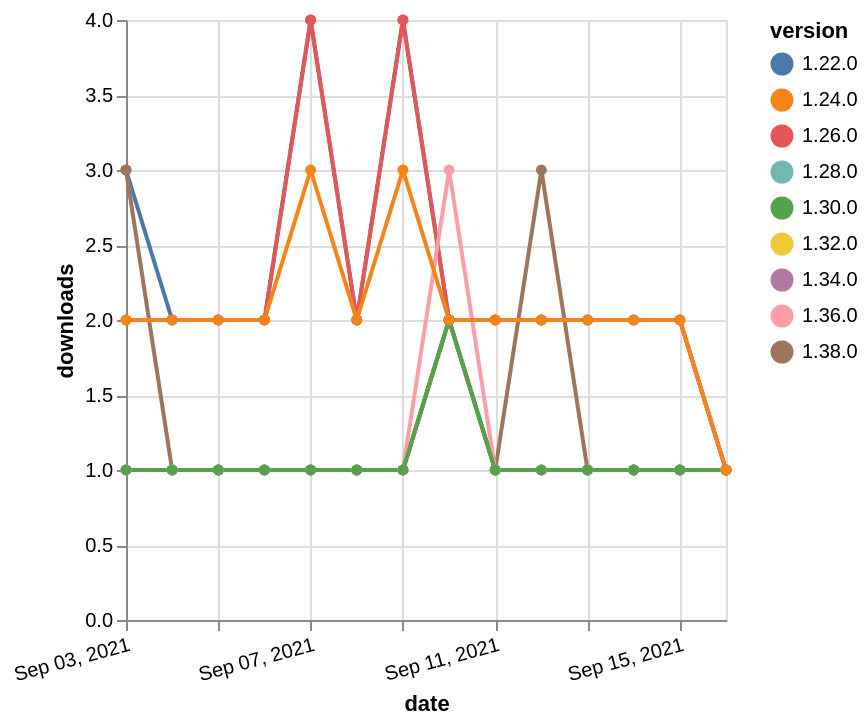

Source (Vega-Lite JSON):
### Vega-Lite specification from a JSON file in a GitHub repository (floating-point values rounded to 4 significant figures)
{"$schema": "https://vega.github.io/schema/vega-lite/v5.json", "description": "A simple bar chart with embedded data.", "data": {"values": [{"date": "2021-09-03", "total": 167, "delta": 1, "version": "1.34.0"}, {"date": "2021-09-04", "total": 168, "delta": 1, "version": "1.34.0"}, {"date": "2021-09-05", "total": 169, "delta": 1, "version": "1.34.0"}, {"date": "2021-09-06", "total": 170, "delta": 1, "version": "1.34.0"}, {"date": "2021-09-07", "total": 171, "delta": 1, "version": "1.34.0"}, {"date": "2021-09-08", "total": 172, "delta": 1, "version": "1.34.0"}, {"date": "2021-09-09", "total": 173, "delta": 1, "version": "1.34.0"}, {"date": "2021-09-10", "total": 175, "delta": 2, "version": "1.34.0"}, {"date": "2021-09-11", "total": 176, "delta": 1, "version": "1.34.0"}, {"date": "2021-09-12", "total": 177, "delta": 1, "version": "1.34.0"}, {"date": "2021-09-13", "total": 178, "delta": 1, "version": "1.34.0"}, {"date": "2021-09-14", "total": 179, "delta": 1, "version": "1.34.0"}, {"date": "2021-09-15", "total": 180, "delta": 1, "version": "1.34.0"}, {"date": "2021-09-16", "total": 181, "delta": 1, "version": "1.34.0"}, {"date": "2021-09-03", "total": 183, "delta": 1, "version": "1.32.0"}, {"date": "2021-09-04", "total": 184, "delta": 1, "version": "1.32.0"}, {"date": "2021-09-05", "total": 185, "delta": 1, "version": "1.32.0"}, {"date": "2021-09-06", "total": 186, "delta": 1, "version": "1.32.0"}, {"date": "2021-09-07", "total": 187, "delta": 1, "version": "1.32.0"}, {"date": "2021-09-08", "total": 188, "delta": 1, "version": "1.32.0"}, {"date": "2021-09-09", "total": 189, "delta": 1, "version": "1.32.0"}, {"date": "2021-09-10", "total": 191, "delta": 2, "version": "1.32.0"}, {"date": "2021-09-11", "total": 192, "delta": 1, "version": "1.32.0"}, {"date": "2021-09-12", "total": 193, "delta": 1, "version": "1.32.0"}, {"date": "2021-09-13", "total": 194, "delta": 1, "version": "1.32.0"}, {"date": "2021-09-14", "total": 195, "delta": 1, "version": "1.32.0"}, {"date": "2021-09-15", "total": 196, "delta": 1, "version": "1.32.0"}, {"date": "2021-09-16", "total": 197, "delta": 1, "version": "1.32.0"}, {"date": "2021-09-03", "total": 3064, "delta": 3, "version": "1.22.0"}, {"date": "2021-09-04", "total": 3066, "delta": 2, "version": "1.22.0"}, {"date": "2021-09-05", "total": 3068, "delta": 2, "version": "1.22.0"}, {"date": "2021-09-06", "total": 3070, "delta": 2, "version": "1.22.0"}, {"date": "2021-09-07", "total": 3074, "delta": 4, "version": "1.22.0"}, {"date": "2021-09-08", "total": 3076, "delta": 2, "version": "1.22.0"}, {"date": "2021-09-09", "total": 3080, "delta": 4, "version": "1.22.0"}, {"date": "2021-09-10", "total": 3082, "delta": 2, "version": "1.22.0"}, {"date": "2021-09-11", "total": 3084, "delta": 2, "version": "1.22.0"}, {"date": "2021-09-12", "total": 3086, "delta": 2, "version": "1.22.0"}, {"date": "2021-09-13", "total": 3088, "delta": 2, "version": "1.22.0"}, {"date": "2021-09-14", "total": 3090, "delta": 2, "version": "1.22.0"}, {"date": "2021-09-15", "total": 3092, "delta": 2, "version": "1.22.0"}, {"date": "2021-09-16", "total": 3093, "delta": 1, "version": "1.22.0"}, {"date": "2021-09-03", "total": 240, "delta": 1, "version": "1.28.0"}, {"date": "2021-09-04", "total": 241, "delta": 1, "version": "1.28.0"}, {"date": "2021-09-05", "total": 242, "delta": 1, "version": "1.28.0"}, {"date": "2021-09-06", "total": 243, "delta": 1, "version": "1.28.0"}, {"date": "2021-09-07", "total": 244, "delta": 1, "version": "1.28.0"}, {"date": "2021-09-08", "total": 245, "delta": 1, "version": "1.28.0"}, {"date": "2021-09-09", "total": 246, "delta": 1, "version": "1.28.0"}, {"date": "2021-09-10", "total": 248, "delta": 2, "version": "1.28.0"}, {"date": "2021-09-11", "total": 249, "delta": 1, "version": "1.28.0"}, {"date": "2021-09-12", "total": 250, "delta": 1, "version": "1.28.0"}, {"date": "2021-09-13", "total": 251, "delta": 1, "version": "1.28.0"}, {"date": "2021-09-14", "total": 252, "delta": 1, "version": "1.28.0"}, {"date": "2021-09-15", "total": 253, "delta": 1, "version": "1.28.0"}, {"date": "2021-09-16", "total": 254, "delta": 1, "version": "1.28.0"}, {"date": "2021-09-03", "total": 2499, "delta": 2, "version": "1.26.0"}, {"date": "2021-09-04", "total": 2501, "delta": 2, "version": "1.26.0"}, {"date": "2021-09-05", "total": 2503, "delta": 2, "version": "1.26.0"}, {"date": "2021-09-06", "total": 2505, "delta": 2, "version": "1.26.0"}, {"date": "2021-09-07", "total": 2509, "delta": 4, "version": "1.26.0"}, {"date": "2021-09-08", "total": 2511, "delta": 2, "version": "1.26.0"}, {"date": "2021-09-09", "total": 2515, "delta": 4, "version": "1.26.0"}, {"date": "2021-09-10", "total": 2517, "delta": 2, "version": "1.26.0"}, {"date": "2021-09-11", "total": 2519, "delta": 2, "version": "1.26.0"}, {"date": "2021-09-12", "total": 2521, "delta": 2, "version": "1.26.0"}, {"date": "2021-09-13", "total": 2523, "delta": 2, "version": "1.26.0"}, {"date": "2021-09-14", "total": 2525, "delta": 2, "version": "1.26.0"}, {"date": "2021-09-15", "total": 2527, "delta": 2, "version": "1.26.0"}, {"date": "2021-09-16", "total": 2528, "delta": 1, "version": "1.26.0"}, {"date": "2021-09-03", "total": 126, "delta": 3, "version": "1.38.0"}, {"date": "2021-09-04", "total": 127, "delta": 1, "version": "1.38.0"}, {"date": "2021-09-05", "total": 128, "delta": 1, "version": "1.38.0"}, {"date": "2021-09-06", "total": 129, "delta": 1, "version": "1.38.0"}, {"date": "2021-09-07", "total": 130, "delta": 1, "version": "1.38.0"}, {"date": "2021-09-08", "total": 131, "delta": 1, "version": "1.38.0"}, {"date": "2021-09-09", "total": 132, "delta": 1, "version": "1.38.0"}, {"date": "2021-09-10", "total": 134, "delta": 2, "version": "1.38.0"}, {"date": "2021-09-11", "total": 135, "delta": 1, "version": "1.38.0"}, {"date": "2021-09-12", "total": 138, "delta": 3, "version": "1.38.0"}, {"date": "2021-09-13", "total": 139, "delta": 1, "version": "1.38.0"}, {"date": "2021-09-14", "total": 140, "delta": 1, "version": "1.38.0"}, {"date": "2021-09-15", "total": 141, "delta": 1, "version": "1.38.0"}, {"date": "2021-09-16", "total": 142, "delta": 1, "version": "1.38.0"}, {"date": "2021-09-03", "total": 191, "delta": 1, "version": "1.36.0"}, {"date": "2021-09-04", "total": 192, "delta": 1, "version": "1.36.0"}, {"date": "2021-09-05", "total": 193, "delta": 1, "version": "1.36.0"}, {"date": "2021-09-06", "total": 194, "delta": 1, "version": "1.36.0"}, {"date": "2021-09-07", "total": 195, "delta": 1, "version": "1.36.0"}, {"date": "2021-09-08", "total": 196, "delta": 1, "version": "1.36.0"}, {"date": "2021-09-09", "total": 197, "delta": 1, "version": "1.36.0"}, {"date": "2021-09-10", "total": 200, "delta": 3, "version": "1.36.0"}, {"date": "2021-09-11", "total": 201, "delta": 1, "version": "1.36.0"}, {"date": "2021-09-12", "total": 202, "delta": 1, "version": "1.36.0"}, {"date": "2021-09-13", "total": 203, "delta": 1, "version": "1.36.0"}, {"date": "2021-09-14", "total": 204, "delta": 1, "version": "1.36.0"}, {"date": "2021-09-15", "total": 205, "delta": 1, "version": "1.36.0"}, {"date": "2021-09-16", "total": 206, "delta": 1, "version": "1.36.0"}, {"date": "2021-09-03", "total": 202, "delta": 1, "version": "1.30.0"}, {"date": "2021-09-04", "total": 203, "delta": 1, "version": "1.30.0"}, {"date": "2021-09-05", "total": 204, "delta": 1, "version": "1.30.0"}, {"date": "2021-09-06", "total": 205, "delta": 1, "version": "1.30.0"}, {"date": "2021-09-07", "total": 206, "delta": 1, "version": "1.30.0"}, {"date": "2021-09-08", "total": 207, "delta": 1, "version": "1.30.0"}, {"date": "2021-09-09", "total": 208, "delta": 1, "version": "1.30.0"}, {"date": "2021-09-10", "total": 210, "delta": 2, "version": "1.30.0"}, {"date": "2021-09-11", "total": 211, "delta": 1, "version": "1.30.0"}, {"date": "2021-09-12", "total": 212, "delta": 1, "version": "1.30.0"}, {"date": "2021-09-13", "total": 213, "delta": 1, "version": "1.30.0"}, {"date": "2021-09-14", "total": 214, "delta": 1, "version": "1.30.0"}, {"date": "2021-09-15", "total": 215, "delta": 1, "version": "1.30.0"}, {"date": "2021-09-16", "total": 216, "delta": 1, "version": "1.30.0"}, {"date": "2021-09-03", "total": 2632, "delta": 2, "version": "1.24.0"}, {"date": "2021-09-04", "total": 2634, "delta": 2, "version": "1.24.0"}, {"date": "2021-09-05", "total": 2636, "delta": 2, "version": "1.24.0"}, {"date": "2021-09-06", "total": 2638, "delta": 2, "version": "1.24.0"}, {"date": "2021-09-07", "total": 2641, "delta": 3, "version": "1.24.0"}, {"date": "2021-09-08", "total": 2643, "delta": 2, "version": "1.24.0"}, {"date": "2021-09-09", "total": 2646, "delta": 3, "version": "1.24.0"}, {"date": "2021-09-10", "total": 2648, "delta": 2, "version": "1.24.0"}, {"date": "2021-09-11", "total": 2650, "delta": 2, "version": "1.24.0"}, {"date": "2021-09-12", "total": 2652, "delta": 2, "version": "1.24.0"}, {"date": "2021-09-13", "total": 2654, "delta": 2, "version": "1.24.0"}, {"date": "2021-09-14", "total": 2656, "delta": 2, "version": "1.24.0"}, {"date": "2021-09-15", "total": 2658, "delta": 2, "version": "1.24.0"}, {"date": "2021-09-16", "total": 2659, "delta": 1, "version": "1.24.0"}]}, "width": "container", "mark": {"type": "line", "point": {"filled": true}}, "encoding": {"x": {"field": "date", "type": "temporal", "timeUnit": "yearmonthdate", "title": "date", "axis": {"labelAngle": -15}}, "y": {"field": "delta", "type": "quantitative", "title": "downloads"}, "color": {"field": "version", "type": "nominal"}, "tooltip": {"field": "delta"}}}
